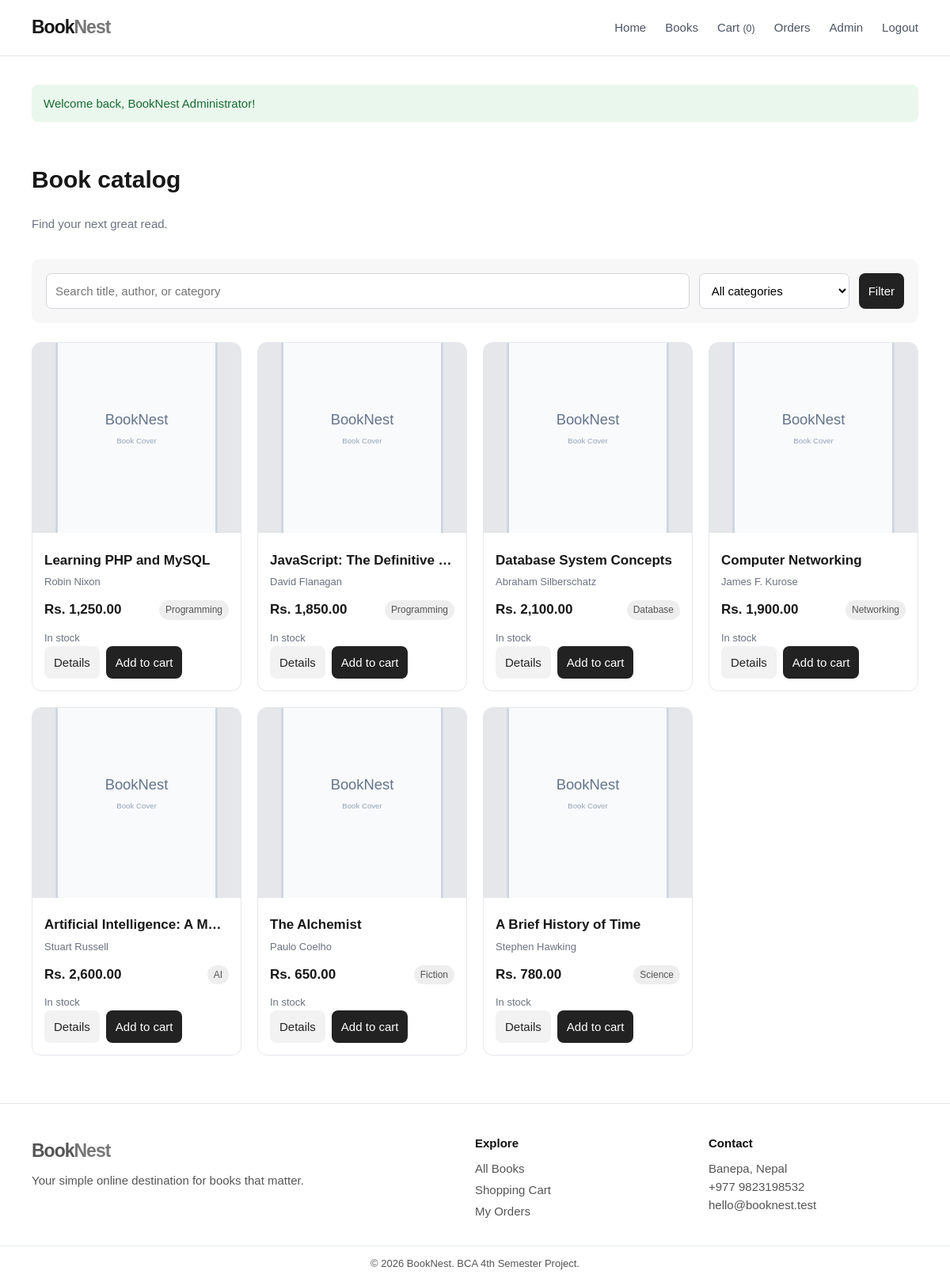
The app's page /books.php (signed in) with its own data.
### tables this page shows
CREATE TABLE books (
  id INT UNSIGNED AUTO_INCREMENT PRIMARY KEY,
  category_id INT UNSIGNED NOT NULL,
  title VARCHAR(180) NOT NULL,
  author VARCHAR(120) NOT NULL,
  isbn VARCHAR(30) NULL UNIQUE,
  publisher VARCHAR(120) NULL,
  price DECIMAL(10,2) NOT NULL,
  quantity INT UNSIGNED NOT NULL DEFAULT 0,
  description TEXT NULL,
  image VARCHAR(255) NULL,
  featured TINYINT(1) NOT NULL DEFAULT 0,
  created_at TIMESTAMP DEFAULT CURRENT_TIMESTAMP,
  CONSTRAINT fk_books_category FOREIGN KEY (category_id) REFERENCES categories(id) ON UPDATE CASCADE ON DELETE RESTRICT
);

CREATE TABLE categories (
  id INT UNSIGNED AUTO_INCREMENT PRIMARY KEY,
  name VARCHAR(80) NOT NULL UNIQUE,
  description VARCHAR(255) NULL,
  created_at TIMESTAMP DEFAULT CURRENT_TIMESTAMP
);

### books.php (the view, shortened to what this page needs)
<?php
require 'includes/header.php';
$search = trim($_GET['search'] ?? '');
$category_id = (int) ($_GET['category'] ?? 0);
$categories = $conn->query('SELECT * FROM categories ORDER BY name');
$sql = 'SELECT b.*, c.name category_name FROM books b JOIN categories c ON b.category_id=c.id WHERE 1=1';
$sql .= ' ORDER BY b.created_at DESC';
$stmt = $conn->prepare($sql);
$stmt->execute();
$books = $stmt->get_result();
?>
<div class="section-head">
    <div>
        <h1>Book catalog</h1>
        <p class="muted">Find your next great read.</p>
    </div>
</div>
<form class="filters" method="get"><input name="search" value="<?= e($search) ?>"
        placeholder="Search title, author, or category"><select name="category">
        <option value="">All categories</option><?php while ($c = $categories->fetch_assoc()): ?>
            <option value="<?= $c['id'] ?>" <?= $category_id === $c['id'] ? 'selected' : '' ?>><?= e($c['name']) ?></option>
        <?php endwhile; ?>
    </select><button class="btn">Filter</button></form>
<?php if (!$books->num_rows): ?>
    <div class="empty">No books matched your search.</div><?php else: ?>
    <div class="book-grid">
        <?php while ($book = $books->fetch_assoc()):
            $image = $book['image'] ? 'uploads/' . e($book['image']) : 'images/book-placeholder.svg'; ?>
            <article class="book-card"><img class="book-cover" src="<?= $image ?>" alt="<?= e($book['title']) ?> cover">
                <div class="book-info">
                    <h3><?= e($book['title']) ?></h3>
                    <p><?= e($book['author']) ?></p>
                    <div class="book-meta"><span class="price">Rs. <?= number_format($book['price'], 2) ?></span><span
                            class="tag"><?= e($book['category_name']) ?></span></div>
                    <p class="<?= $book['quantity'] ? 'stock-in' : 'stock-out' ?>">
                        <?= $book['quantity'] ? 'In stock' : 'Out of stock' ?></p>
                    <div class="card-actions"><a class="btn btn-light"
                            href="book-details.php?id=<?= $book['id'] ?>">Details</a><?php if ($book['quantity']): ?>
                            <form action="cart.php" method="post"><input type="hidden" name="action" value="add"><input
                                    type="hidden" name="book_id" value="<?= $book['id'] ?>"><button class="btn">Add to cart</button>
                            </form><?php endif; ?>
                    </div>
                </div>
            </article><?php endwhile; ?>
    </div><?php endif; ?>
<?php require 'includes/footer.php'; ?>

### css/style.css (style rules this page uses)
:root { --ink: #171717; --muted: #6b7280; --line: #e5e7eb; --soft: #f7f7f7; --white: #fff; --accent: #222; --danger: #b42318; --success: #137333; --radius: 12px }
* { box-sizing: border-box }
body { margin: 0; background: #fff; color: var(--ink); font: 15px/1.55 Arial, Helvetica, sans-serif }
a { color: inherit; text-decoration: none }
.section-head { display: flex; justify-content: space-between; align-items: center; margin: 30px 0 18px }
.muted { color: var(--muted) }
.book-grid { display: grid; grid-template-columns: repeat(4, 1fr); gap: 20px }
.book-card { border: 1px solid var(--line); border-radius: var(--radius); overflow: hidden; background: #fff; transition: transform .18s, box-shadow .18s }
.book-cover { width: 100%; height: 240px; object-fit: cover; background: #eee }
.book-info { padding: 15px }
.book-info h3 { font-size: 17px; margin: 0 0 4px; white-space: nowrap; overflow: hidden; text-overflow: ellipsis }
.book-info p { margin: 0; color: var(--muted); font-size: 13px }
.book-meta { display: flex; justify-content: space-between; align-items: center; margin: 12px 0 }
.price { font-weight: bold; font-size: 17px }
.tag { font-size: 12px; padding: 3px 8px; border-radius: 50px; background: #eee; color: #555 }
.stock-in { color: var(--success) }
.card-actions { display: flex; gap: 8px }
.btn, .button, button { border: 0; cursor: pointer; font: inherit }
.btn { display: inline-block; padding: 9px 12px; border-radius: 8px; background: #222; color: #fff }
.btn-light { background: #f2f2f2; color: #222 }
.filters { padding: 18px; background: var(--soft); display: flex; gap: 12px; margin-bottom: 24px; border-radius: 10px }
.filters input { flex: 1 }
.filters select { width: 190px }
input, textarea, select { width: 100%; padding: 10px 11px; border: 1px solid #d1d5db; border-radius: 7px; background: #fff; font: inherit }

### records on screen
books: title "Learning PHP and MySQL", author "Robin Nixon", price "1,250.00", category.name "Programming", quantity "In stock"
books: title "JavaScript: The Definitive…", author "David Flanagan", price "1,850.00", category.name "Programming", quantity "In stock"
books: title "Database System Concepts", author "Abraham Silberschatz", price "2,100.00", category.name "Database", quantity "In stock"
books: title "Computer Networking", author "James F. Kurose", price "1,900.00", category.name "Networking", quantity "In stock"
books: title "Artificial Intelligence: A M…", author "Stuart Russell", price "2,600.00", category.name "AI", quantity "In stock"
books: title "The Alchemist", author "Paulo Coelho", price "650.00", category.name "Fiction", quantity "In stock"
books: title "A Brief History of Time", author "Stephen Hawking", price "780.00", category.name "Science", quantity "In stock"

### other values on screen
cart_count($conn) "0"
$_SESSION['flash'] "Welcome back, BookNest Administrator!"
